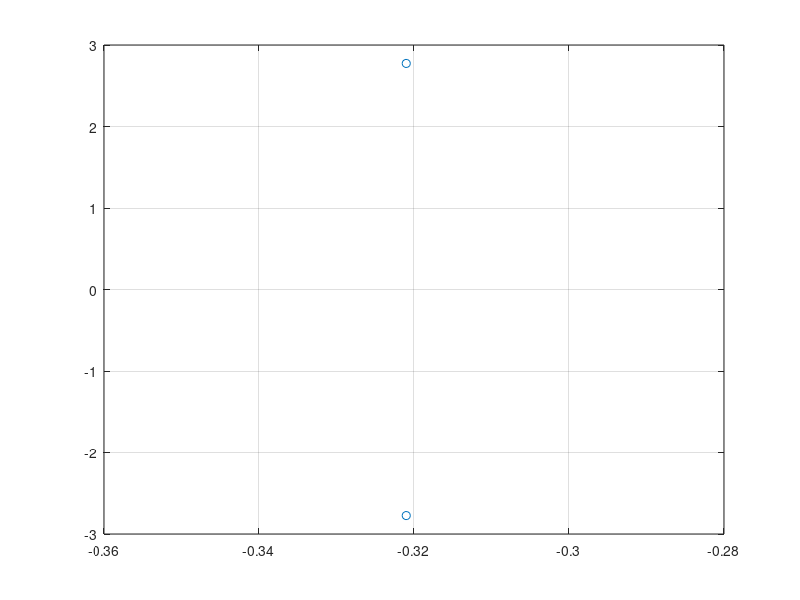

This figure's MATLAB source:
close all;
clear all;
A = [- 0.322 -1.12;
     6.87    -0.32];
 
B = [0;0];

poles = eig(A)

figure(1);
plot(poles,'o'); grid;

a = real(poles);
b = imag(poles);

zeta_d = -a/((b.^2 + a.^2).^(1/2));
omega_n = (b.^2 + a.^2).^(1/2);



